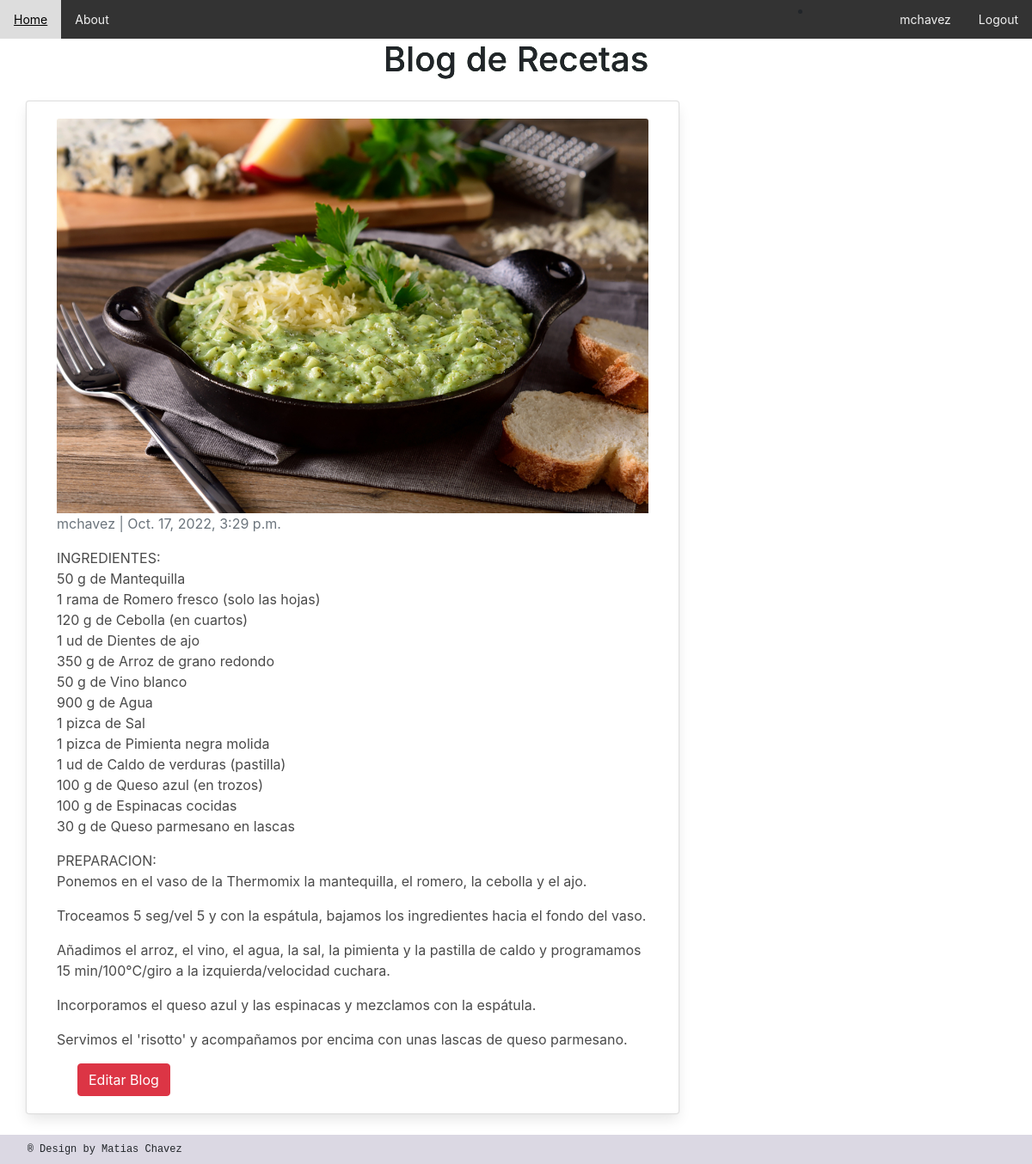
/AppGlobal/risotto-de-espinaca-y-queso-azul/ (signed in), run on the app's committed database.
### AppGlobal/models.py (models this page shows, shortened)
class Blog(models.Model):
   titulo = models.CharField(max_length=60, unique=True)
   slug = AutoSlugField(populate_from='titulo',editable=True, always_update=True)
   descripcion = models.CharField(max_length=120, unique=True)
   body = models.TextField()
   publish_date = models.DateTimeField(auto_now_add=True)
   image = models.ImageField(upload_to='imagenes', null = True, blank = True)
   author= models.ForeignKey(User, on_delete=models.CASCADE, default = '0')

### AppGlobal/views.py (the view)
# urls.py: path('<slug:slug>/', PostDetail.as_view(), name='post_detail'),
class PostDetail(DetailView):
    model = Blog
    context_object_name = 'post'
    template_name = 'blog_detail.html'

### AppGlobal/templates/blog_detail.html (shortened to what this page needs)
{% extends 'home.html' %}
{% block body %}
<div class="container">
  <div class="row">
    <div class="col-md-8 card mb-4  mt-3 left  top">
      <div class="card-body">
        <img src="/media/{{post.image}}" class="card-img-top" alt="..." height="200px">
        <p class=" text-muted">{{ post.author }} | {{ post.publish_date }}</p>
        <p class=" text-muted">{{ post.body |linebreaks }}</p>
        <a>{% if user.is_superuser %}<a href="../../AppGlobal/CRUD/edit_blog_post/{{post.slug}}/" class="btn btn-danger mx-4">Editar Blog</a><a>{% endif %}</a>
      </div>
    </div>
  </div>
</div>
{% endblock body %}

### AppGlobal/templates/home.html (shortened to what this page needs)
<!DOCTYPE html>
<html lang="en">
<head>
    {% load static %}
    <link href="https://cdnjs.cloudflare.com/ajax/libs/font-awesome/5.15.3/css/all.min.css" rel="stylesheet" />
    <link href="https://cdn.jsdelivr.net/npm/bootstrap@5.2.2/dist/css/bootstrap.min.css" rel="stylesheet">
    <link rel="stylesheet" href="{%static 'css/myestilo.css'%}">
    <link rel="stylesheet" href="{% static 'css/bulma.min.css' %}">
    <link rel="stylesheet" href="{% static 'css/style.css' %}">
    <link href="//maxcdn.bootstrapcdn.com/bootstrap/4.1.1/css/bootstrap.min.css" rel="stylesheet" id="bootstrap-css">
    <link href="https://cdn.jsdelivr.net/npm/bootstrap@5.0.2/dist/css/bootstrap.min.css" rel="stylesheet">
    <link rel="stylesheet" href="https://maxcdn.bootstrapcdn.com/bootstrap/4.0.0/css/bootstrap.min.css">
</head>
<header>
    <div class="topnav">
        <a href="/AppGlobal/home">Home</a>
        <a href="/AppGlobal/about">About</a>
        <div class="topnav-right">
            {% if request.user.is_authenticated  %}
            <li class="nav-item" style="position: absolute; right: 250px">
            </li>
            <a href="/AppGlobal/perfil">{{ user.username }}</a>
            <a href="/AppGlobal/logout">Logout</a>
            {% else %}
            <a href="/AppGlobal/login">Login</a>
            <a href="/AppGlobal/registro">Registro</a>
            {% endif %}
        </div>
      </div>
</header>
<h1>Blog de Recetas</h1>
{% block body %}{% endblock %}
<footer>
    <p class="pFooter"> ®  Design by Matias Chavez </p>
    </footer>

### AppGlobal/static/css/myestilo.css (style rules this page uses)
.topnav { background-color: #333; overflow: hidden; }
.topnav a { float: left; color: #f2f2f2; text-align: center; padding: 12px 16px; text-decoration: none; font-size: 14px; }
.topnav-right { float: right; }
footer { background-color: #dbd8e3; padding: 8px; }
.pFooter { font-family: monospace; font-size: 12px; margin-left: 2%; margin-top: auto; margin-bottom: auto; }
h1 { font-size: 40px; font-weight: 800; background-image: linear-gradient(90deg, rgba(0,36,1,1) 61%, rgba(10,93,62,1) 100%, rgba(0,212,255,1) 100%); color: transparent; background-clip: text; -webkit-background-clip: text; margin-left: auto; position: relative; text-align: center; padding: .5% }

### AppGlobal/static/css/style.css (style rules this page uses)
* { box-sizing:border-box }

### data on the page
Blog: image (picture), author "mchavez", publish_date "Oct. 17, 2022, 3:29 p.m.", body "INGREDIENTES: 50 g de Mantequilla 1 rama de Romero fresco (solo las hojas) 120 g de Cebolla (en cuartos) 1 ud de Dientes de ajo 350 g de Arroz de grano redondo 50 g de Vino blanco 900 g de Agua 1 pizca de Sal 1 pizca de Pimienta negra molida 1 ud de Caldo de verduras (pastilla) 100 g de Queso azul (en trozos) 100 g de Espinacas cocidas 30 g de Queso parmesano en lascas PREPARACION: Ponemos en el vaso de la Thermomix la mantequilla, el romero, la cebolla y el ajo. Troceamos 5 seg/vel 5 y con la espátula, bajamos los ingredientes hacia el fondo del vaso. Añadimos el arroz, el vino, el agua, la sal, la pimienta y la pastilla de caldo y programamos 15 min/100°C/giro a la izquierda/velocidad…"

### other printed values
{{ user.username }} "mchavez"
